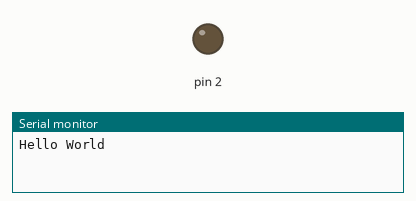
Bench run of a sketch on a simulated Arduino Uno, built with avr-gcc and run on an emulated ATmega328P. On the bench: output pins drawn as LEDs (lit = HIGH), the last lines printed to the serial monitor.

Above: at 0.5 s.
At 5.0 s:
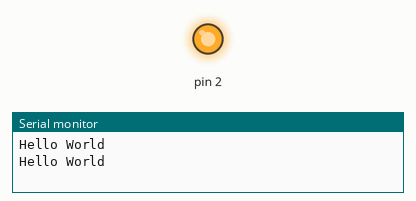
Timing chart, 0 to 6.9 s (numbered marks = the images above):
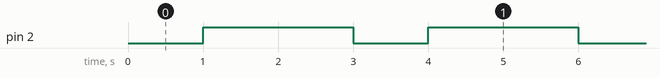

The sketch:

01.HelloWorld_Blink.ino
```cpp
void setup() {
  Serial.begin(9000);
  pinMode(2, OUTPUT);
}

void loop() {
  Serial.println("Hello World");
  digitalWrite(2,LOW);
  delay(1000);
  digitalWrite(2,HIGH);
  delay(2000);
}
```

Measured:
- by itself, pin 2: alternates HIGH for 2.0 s and LOW for 1.0 s
